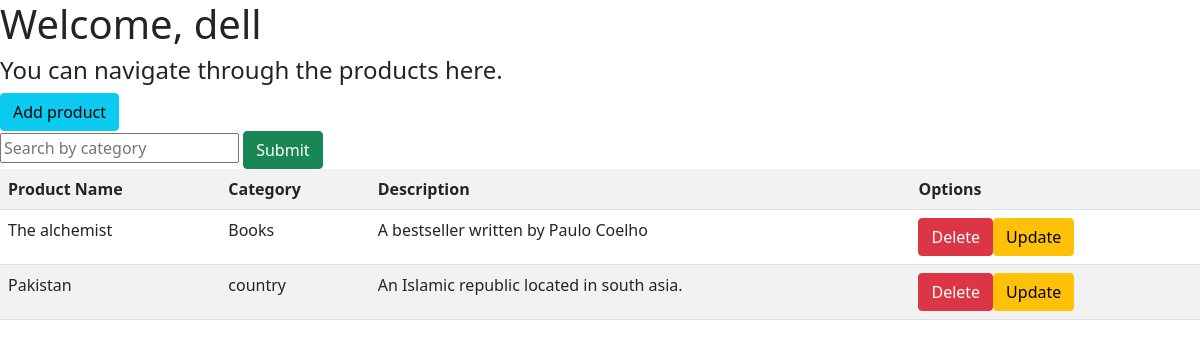
The app's page /dashboard/ (signed in), older data.
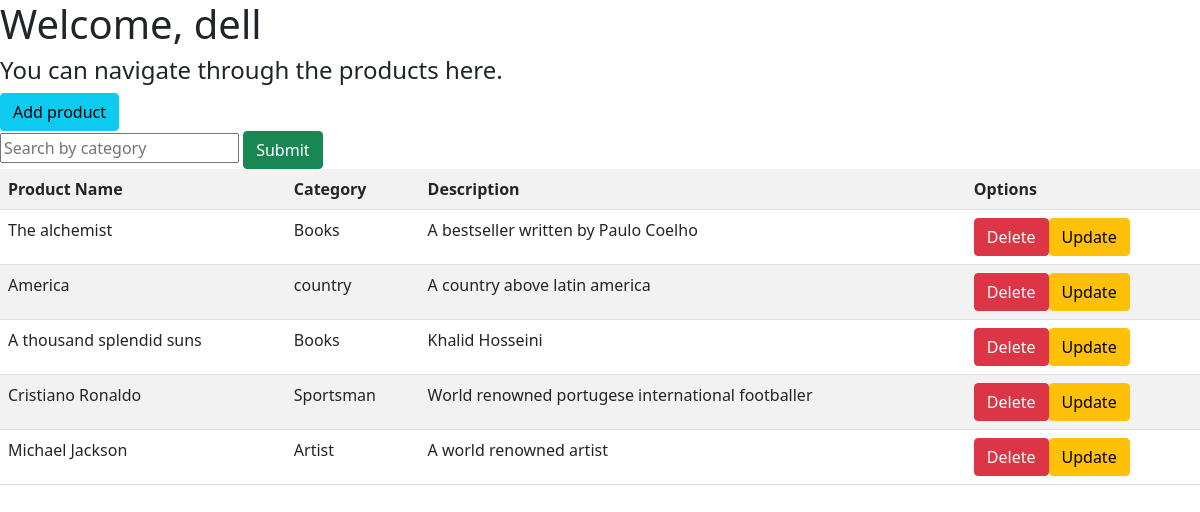
The same page, newer data.
### adoptions/models.py (models this page shows)
class products(models.Model):
    product_name = models.CharField(max_length=255, primary_key=True, unique=True)
    tags = models.ManyToManyField(category, related_name="products")
    category_name = models.CharField(max_length=255)
    description = models.TextField(max_length=255)
    django_admin_side = models.CharField(max_length=255, blank=True)

### adoptions/views.py (the view)
# urls.py: path('dashboard/',views.dashboardView,name="dashboard"),
@login_required()
def dashboardView(request):
    context ={
        "data":"Gfg is the best",
        "count" :products.objects.count(),
        "products" :products.objects.all()
    }
    hashed_pass = make_password("Mashood")
    print(hashed_pass)
    return render(request,'dashboard.html', context)

### adoptions/templates/dashboard.html (shortened to what this page needs)
{% extends 'index.html' %}
{% block content %}
<h1>Welcome, {{user.username}}</h1>
<h4>You can navigate through the products here.</h4>
<a class="btn btn-info" href="{% url 'create_product' %}">Add product</a>
<form action="{% url 'search_product' %}" method="get">
<input type="text" name="category_name" placeholder="Search by category"></input>
<input type="submit" class="btn btn-success"></input>
</form>
<table class="table table-striped">
    <tr>
        <th>Product Name</th>
        <th>Category</th>
        <th>Description</th>
        <th>Options</th>
    </tr>
    {% for product in products %}
    <tr>
        <td>{{ product.product_name }}</td>
        <td>{{ product.category_name}}</td>
        <td>{{ product.description }}</td>
        <td><a class="btn btn-danger" href={% url 'delete_product' product.product_name  %}>Delete</a><a class="btn btn-warning" href={% url 'update_product' product.product_name  %}>Update</a></td>
    </tr>
    {% endfor %}
</table>
{% load static %}
{% endblock %}

### adoptions/templates/index.html (shortened to what this page needs)
<!DOCTYPE html>
<link rel="stylesheet" href="https://cdn.jsdelivr.net/npm/bootstrap@5.1.1/dist/css/bootstrap.min.css">
  {% load static %}
<html>
<head>
</head>
<body>
    {% block content %}{% endblock %}
</body>
</html>

Row changes from the older to the newer data that the page shows:
removed products: product_name "Pakistan", category_name "country", description "An Islamic republic located in south asia."
added products: product_name "America", category_name "country", description "A country above latin america"
added products: product_name "A thousand splendid suns", category_name "Books", description "Khalid Hosseini"
added products: product_name "Cristiano Ronaldo", category_name "Sportsman", description "World renowned portugese international footballer"
added products: product_name "Michael Jackson", category_name "Artist", description "A world renowned artist"
